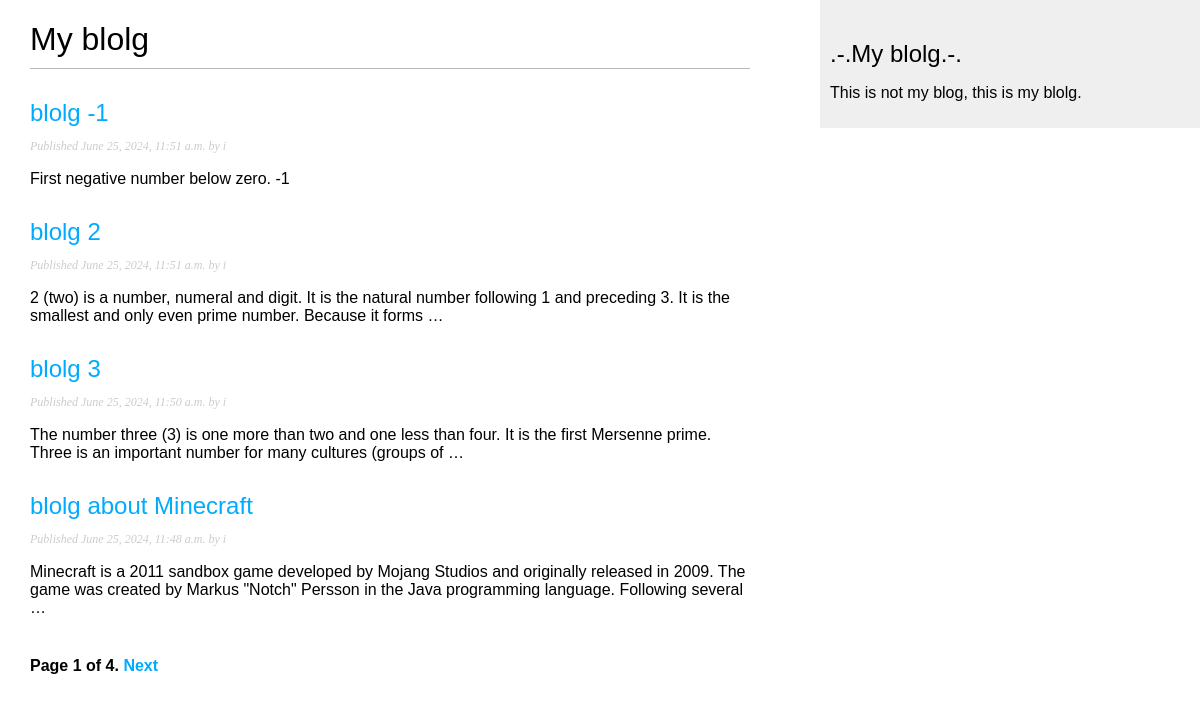
The page /blolg/ on the database as committed earlier.
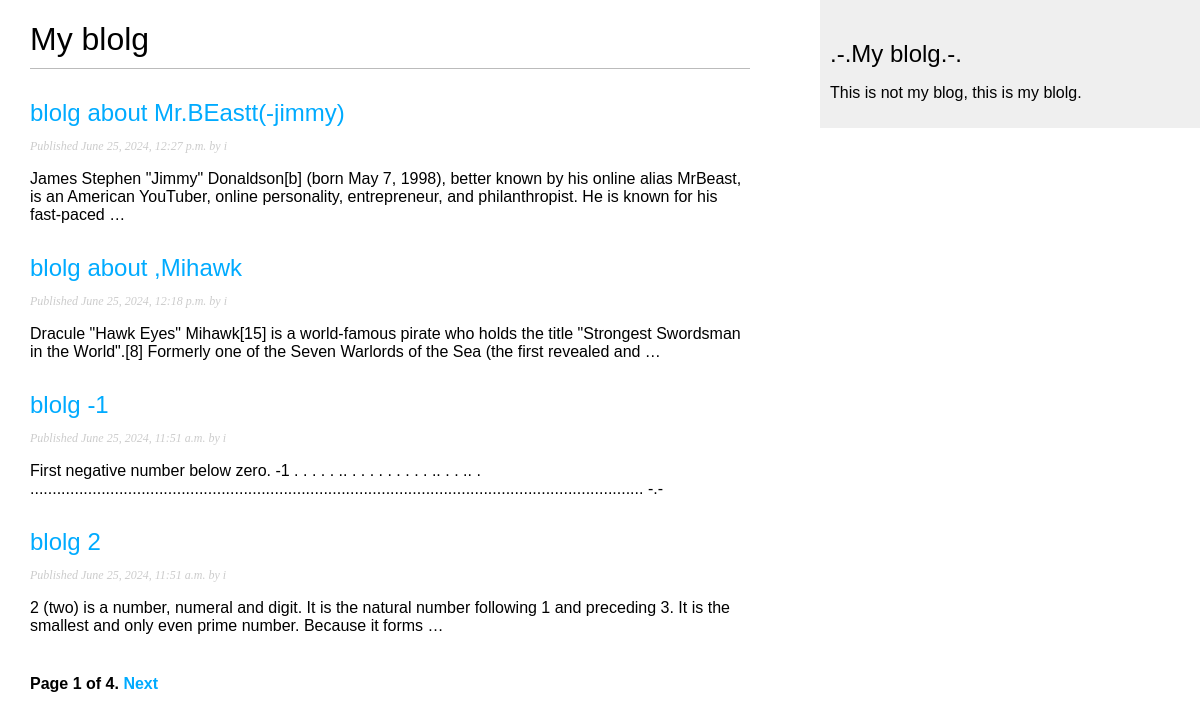
The same page on the database as committed later.
### blolg/models.py (models this page shows, shortened)
class Post(models.Model):
    class Status(models.TextChoices):
        DRAFT = 'DF', 'Draft'
        PUBLISHED = 'PB', 'Published'
    title = models.CharField(max_length=250)
    slug = models.SlugField(max_length=250, unique_for_date='publish')
    author = models.ForeignKey(User, on_delete=models.CASCADE, related_name='blog_posts')
    body = models.TextField()
    publish = models.DateTimeField(default=timezone.now)
    created = models.DateTimeField(auto_now_add=True)
    updated = models.DateTimeField(auto_now=True)
    status = models.CharField(max_length=2, choices=Status.choices, default=Status.DRAFT)
    class Meta:
        ordering = ['-publish']
        indexes = [
            models.Index(fields=['-publish']),
            ]
    def get_absolute_url(self):
        return reverse('blolg:post_detail', args=[self.publish.year, self.publish.month, self.publish.day, self.slug])

### blolg/views.py (the view)
# urls.py: path('', post_list, name='post_list'),
def post_list(request):
    post_list = Post.objects.filter(status='PB')
    paginator = Paginator(post_list, 4)
    page_number = request.GET.get('page', 1)
    try:
        posts = paginator.page(page_number)
    except PageNotAnInteger:
        posts = paginator.page(1)
    except EmptyPage:
        posts = paginator.page(paginator.num_pages)
    return render(request, 'blolg/post/list.html', {'posts': posts})

### blolg/templates/blolg/post/list.html (shortened to what this page needs)
{% extends 'blolg/base.html' %}
{% block content %}
<h1>My blolg</h1>
{% for post in posts %}
<h2>
    <a href="{{ post.get_absolute_url }}">
        {{ post.title }}
    </a>
</h2>
<p class="date">
    Published {{ post.publish }} by {{ post.author }}
</p>
{{ post.body|truncatewords:30|linebreaks }}
{% endfor %}
{% include "blolg/pagination.html" with page=posts %}
{% endblock %}

### blolg/templates/blolg/base.html (shortened to what this page needs)
{% load static %}
<!DOCTYPE html>
<html lang="en">
<head>
    <link rel="stylesheet" href="{% static 'css/style.css' %}">
</head>
<body>
    <div id="content">
        {% block content %}
        {% endblock %}
    </div>
    <div id="sidebar">
        <h2>.-.My blolg.-.</h2>
        <p>This is not my blog, this is my blolg.</p>
    </div>
</body>
</html>

### blolg/templates/blolg/pagination.html (shortened to what this page needs)
<div class="pagination">
    <span class="step-links">
        <span class="current">
            Page {{ page.number }} of {{ page.paginator.num_pages }}.
        </span>
        {% if page.has_next %}
        <a href="?page={{ page.next_page_number }}">Next</a>
        {% endif %}
    </span>
</div>

### blolg/static/css/style.css (style rules this page uses)
body { margin:0; padding:0; font-family:helvetica, sans-serif; }
a { color:#00abff; text-decoration:none; }
h1 { font-weight:normal; border-bottom:1px solid #bbb; padding:0 0 10px 0; }
h2 { font-weight:normal; margin:30px 0 0; }
#content { float:left; width:60%; padding:0 0 0 30px; }
#sidebar { float:right; width:30%; padding:10px; background:#efefef; height:100%; }
p.date { color:#ccc; font-family: georgia, serif; font-size: 12px; font-style: italic; }
.pagination { margin:40px 0; font-weight:bold; }

Rows that differ between the two databases and show on the page:
no longer on this page (row unchanged): Post: title "blolg 3", publish "June 25, 2024, 11:50 a.m.", author "i", body "The number three (3) is one more than two and one less than four. It is the first Mersenne prime. Three is an important number for many cultures (groups of …"
no longer on this page (row unchanged): Post: title "blolg about Minecraft", publish "June 25, 2024, 11:48 a.m.", author "i", body "Minecraft is a 2011 sandbox game developed by Mojang Studios and originally released in 2009. The game was created by Markus \"Notch\" Persson in the Java programming language. Following several …"
added Post: title "blolg about Mr.BEastt(-jimmy)", publish "June 25, 2024, 12:27 p.m.", author "i", body "James Stephen \"Jimmy\" Donaldson[b] (born May 7, 1998), better known by his online alias MrBeast, is an American YouTuber, online personality, entrepreneur, and philanthropist. He is known for his fast-paced …"
added Post: title "blolg about ,Mihawk", publish "June 25, 2024, 12:18 p.m.", author "i", body "Dracule \"Hawk Eyes\" Mihawk[15] is a world-famous pirate who holds the title \"Strongest Swordsman in the World\".[8] Formerly one of the Seven Warlords of the Sea (the first revealed and …"
changed Post "blolg -1": body "First negative number below zero. -1" → "First negative number below zero. -1 . . . . . .. . . . . . . . . . .. . . .. . .......................................................................................................................................... -.-"
